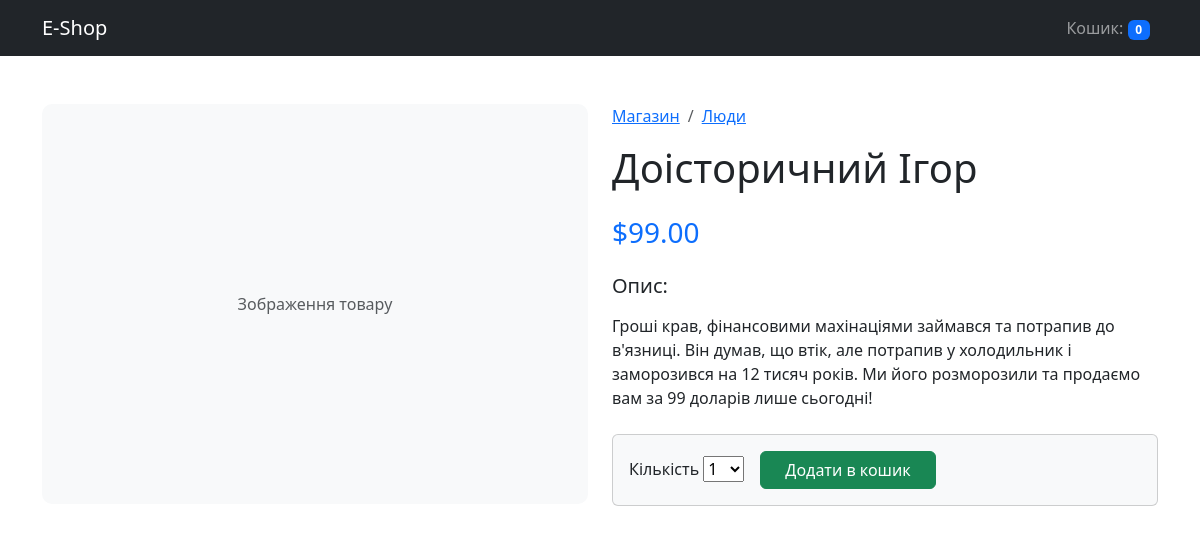
The app's page /8/doistorichnij-igor/ with its own data.
### shop/models.py (models this page shows, shortened)
class Product(models.Model):
    category = models.ForeignKey(
        Category,
        related_name="products",
        on_delete=models.CASCADE
    )
    name = models.CharField(max_length=200, db_index=True)
    slug = models.SlugField(max_length=200, db_index=True)
    description = models.TextField(blank=True)
    price = models.DecimalField(max_digits=10, decimal_places=2)
    available = models.BooleanField(default=True)
    created = models.DateTimeField(auto_now_add=True)
    updated = models.DateTimeField(auto_now=True)
    class Meta:
        verbose_name = "Товар"
        verbose_name_plural = "Товари"
        ordering = ("-created",)

class Category(models.Model):
    name = models.CharField(max_length=200, db_index=True)
    slug = models.SlugField(max_length=200, unique=True)
    class Meta:
        verbose_name = "Категорія"
        verbose_name_plural = "Категорії"

### shop/views.py (the view)
def product_detail(request, id, slug):
    product = get_object_or_404(Product, id=id, slug=slug, available=True)
    cart_product_form = CartAddProductForm()
    return render(
        request,
        "shop/product/detail.html",
        {"product": product, "cart_product_form": cart_product_form},
    )

### shop/forms.py
class CartAddProductForm(forms.Form):
    quantity = forms.TypedChoiceField(
        choices=PRODUCT_QUANTITY_CHOICES, coerce=int, label="Кількість"
    )
    override = forms.BooleanField(
        required=False, initial=False, widget=forms.HiddenInput
    )

### shop/cart.py (called while the page is built)
    def __len__(self):
        return sum(item["quantity"] for item in self.cart.values())

### shop/context_processors.py (called while the page is built)
def cart(request):
    return {"cart": Cart(request)}

### templates/shop/product/detail.html (shortened to what this page needs)
{% extends "base.html" %}
{% block content %}
<div class="row mt-5">
    <div class="col-md-6">
        <div class="bg-light d-flex align-items-center justify-content-center" style="height: 400px; border-radius: 10px;">
            <span class="text-muted">Зображення товару</span>
        </div>
    </div>
    <div class="col-md-6">
        <nav aria-label="breadcrumb">
            <ol class="breadcrumb">
                <li class="breadcrumb-item"><a href="{% url 'shop:product_list' %}">Магазин</a></li>
                <li class="breadcrumb-item">
                    <a href="{% url 'shop:product_list_by_category' product.category.slug %}">
                        {{ product.category.name }}
                    </a>
                </li>
            </ol>
        </nav>
        <h1>{{ product.name }}</h1>
        <h3 class="text-primary my-4">${{ product.price }}</h3>
        <div class="mb-4">
            <h5>Опис:</h5>
            <p>{{ product.description|linebreaks }}</p>
        </div>
        <div class="card bg-light">
            <div class="card-body">
                <form action="{% url 'shop:cart_add' product.id %}" method="post" class="d-flex align-items-end">
                    <div class="me-3">
                        <label class="form-label">{{ cart_product_form.quantity.label }}</label>
                        {{ cart_product_form.quantity }}
                    </div>
                    <button type="submit" class="btn btn-success px-4">Додати в кошик</button>
                </form>
            </div>
        </div>
    </div>
</div>
{% endblock %}

### records on screen
Product: category.name "Люди", name "Доісторичний Ігор", price "99.00", description "Гроші крав, фінансовими махінаціями займався та потрапив до в'язниці. Він думав, що втік, але потрапив у холодильник і заморозився на 12 тисяч років. Ми його розморозили та продаємо вам за 99 доларів лише сьогодні!"

### other values on screen
{{ cart_product_form.quantity.label }} "Кількість"
